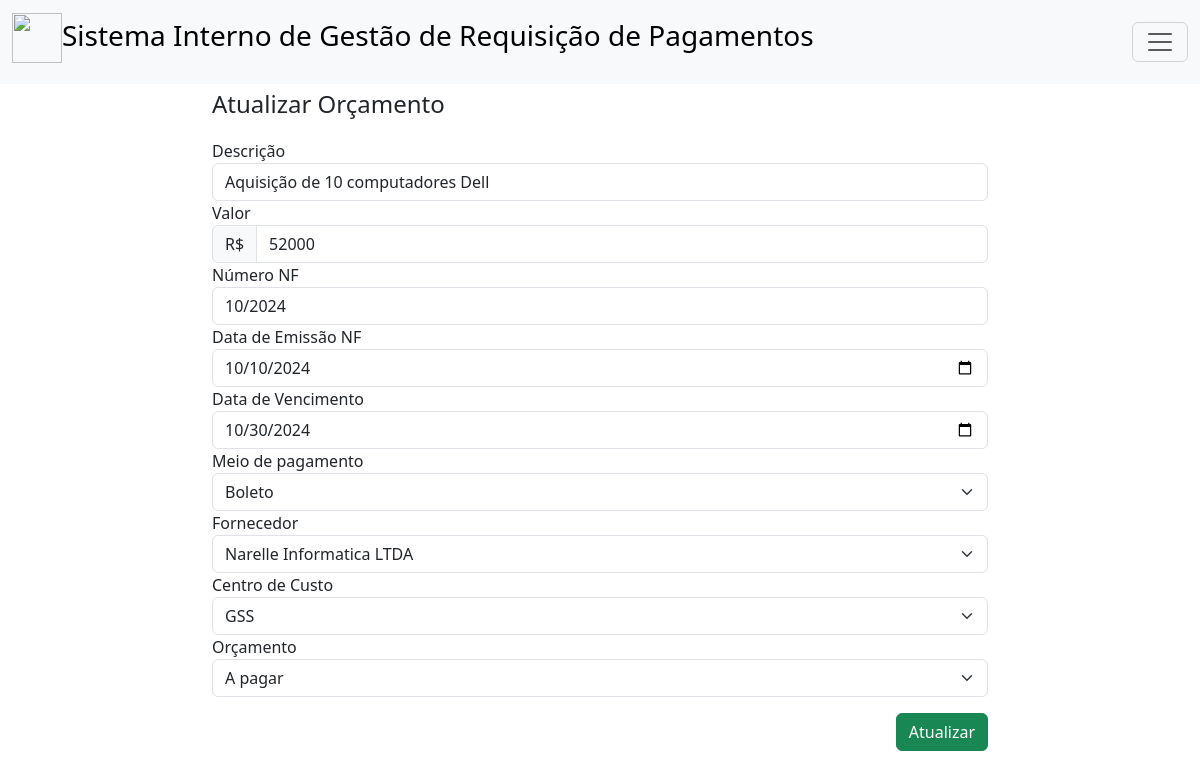
Page /editar_requisicaopagamento.php?id=1 on the committed database.
### tables this page shows
CREATE TABLE IF NOT EXISTS `requisicaopagamento` (
  `idRequisicaoPagamento` int NOT NULL AUTO_INCREMENT,
  `descricao` varchar(254) NOT NULL,
  `valor` float NOT NULL,
  `dataEmissao` date DEFAULT NULL,
  `dataVencimento` date DEFAULT NULL,
  `numeroNF` varchar(45) DEFAULT NULL,
  `dataRequisicao` date DEFAULT NULL,
  `status` int DEFAULT NULL,
  `MeioPagamento_idMeioPagamento` int NOT NULL,
  `Fornecedor_idFornecedor` int NOT NULL,
  `Orcamento_idOrcamento` int NOT NULL,
  `Usuario_idUsuario` int NOT NULL,
  `CCustos_idCCustos` int NOT NULL,
  PRIMARY KEY (`idRequisicaoPagamento`,`MeioPagamento_idMeioPagamento`,`Fornecedor_idFornecedor`,`Orcamento_idOrcamento`,`Usuario_idUsuario`,`CCustos_idCCustos`),
  KEY `fk_RequisicaoPagamento_MeioPagamento1_idx` (`MeioPagamento_idMeioPagamento`),
  KEY `fk_RequisicaoPagamento_Fornecedor1_idx` (`Fornecedor_idFornecedor`),
  KEY `fk_RequisicaoPagamento_Orcamento1_idx` (`Orcamento_idOrcamento`),
  KEY `fk_RequisicaoPagamento_Usuario1_idx` (`Usuario_idUsuario`),
  KEY `fk_RequisicaoPagamento_CCustos1_idx` (`CCustos_idCCustos`),
  CONSTRAINT `fk_RequisicaoPagamento_CCustos1` FOREIGN KEY (`CCustos_idCCustos`) REFERENCES `ccustos` (`idCCustos`),
  CONSTRAINT `fk_RequisicaoPagamento_Fornecedor1` FOREIGN KEY (`Fornecedor_idFornecedor`) REFERENCES `fornecedor` (`idFornecedor`),
  CONSTRAINT `fk_RequisicaoPagamento_MeioPagamento1` FOREIGN KEY (`MeioPagamento_idMeioPagamento`) REFERENCES `meiopagamento` (`idMeioPagamento`),
  CONSTRAINT `fk_RequisicaoPagamento_Orcamento1` FOREIGN KEY (`Orcamento_idOrcamento`) REFERENCES `orcamento` (`idOrcamento`),
  CONSTRAINT `fk_RequisicaoPagamento_Usuario1` FOREIGN KEY (`Usuario_idUsuario`) REFERENCES `usuario` (`idUsuario`)
);

### editar_requisicaopagamento.php (the view, shortened to what this page needs)
<?php
include 'conexao.php';
$id = $_GET['id'];
?>
<html>
<head>
    <link href="https://cdn.jsdelivr.net/npm/bootstrap@5.3.3/dist/css/bootstrap.min.css" rel="stylesheet">
</head>
<body>
<nav class="navbar bg-body-tertiary fixed-top">
    <div class="container-fluid">
    <a class="navbar-brand" href="#"><h3><img src="img/logo2.png" width="50px" height="50px">Sistema Interno de Gestão de Requisição de Pagamentos</h3></a>
    <button class="navbar-toggler" type="button" data-bs-toggle="offcanvas" data-bs-target="#offcanvasNavbar" aria-controls="offcanvasNavbar" aria-label="Toggle navigation">
        <span class="navbar-toggler-icon"></span>
    </button>
    </div>
    </nav>
<div class="container-fluid" style="margin-top: 90px; width: 800px;">
<h4>Atualizar Orçamento</h4>
<form action="_atualizar_requisicaopagamento.php" method="post" style="margin-top: 20px;">
        <?php
            $sql = "SELECT * FROM requisicaopagamento WHERE idRequisicaoPagamento = $id";
            $buscar = mysqli_query($conexao, $sql);
            while ($array = mysqli_fetch_array($buscar)) {
                $descricao = $array['descricao'];
                $valor = $array['valor'];
                $dataEmissao = $array['dataEmissao'];
                $dataVencimento = $array['dataVencimento'];
                $numeroNF = $array['numeroNF'];
        ?>
        <form>
        <div class="mb-3">
        <label>Descrição</label>
        <input type="text" class="form-control" row="3" name="descricao" value="<?php echo $descricao ?>">
        <label>Valor</label>
        <div class="input-group">
                <div class="input-group-text">R$</div>
                    <input type="number" class="form-control" id="valor" name="valor" value="<?php echo $valor ?>" >
        </div>
        <label>Número NF</label>
        <input type="text" class="form-control" name="numeroNF" value="<?php echo $numeroNF ?>">
        <label>Data de Emissão NF</label>
        <input type="date" class="form-control" name="dataEmissao" value="<?php echo $dataEmissao ?>">
        <label>Data de Vencimento</label>
        <input type="date" class="form-control" name="dataVencimento" value="<?php echo $dataVencimento ?>">
        <label>Meio de pagamento</label>
        <select class="form-select" name="MeioPagamento_idMeioPagamento">
        <?php
                include 'conexao.php';
                $sql = "SELECT * FROM meiopagamento ORDER BY descricao";
                $buscar = mysqli_query($conexao, $sql);
                while ($array = mysqli_fetch_array($buscar)){
                    $idMeioPagamento = $array['idMeioPagamento'];
                    $descricao = $array['descricao'];
                ?>
                <option value="<?= $idMeioPagamento?>"><?= $descricao ?></option>
                <?php } ?>
        </select>
        <label>Fornecedor</label>
        <select class="form-select" name="Fornecedor_idFornecedor">
        <?php
                include 'conexao.php';
                $sql = "SELECT * FROM fornecedor ORDER BY nome";
                $buscar = mysqli_query($conexao, $sql);
                while ($array = mysqli_fetch_array($buscar)){
                    $idFornecedor = $array['idFornecedor'];
                    $nome = $array['nome'];
                ?>
                <option value="<?= $idFornecedor?>"><?= $nome ?></option>
                <?php } ?>
        </select>
        <label>Centro de Custo</label>
        <select class="form-select" name="CCustos_idCCustos">
        <?php
                include 'conexao.php';
                $sql = "SELECT * FROM ccustos ORDER BY codigo";
                $buscar = mysqli_query($conexao, $sql);
                while ($array = mysqli_fetch_array($buscar)){
                    $idCCustos = $array['idCCustos'];
                    $descricao = $array['descricao'];
                ?>
                <option value="<?= $idCCustos?>"><?= $descricao ?></option>
                <?php } ?>
        </select>
        <label>Orçamento</label>
        <select class="form-select" name="Orcamento_idOrcamento">
        <?php
                include 'conexao.php';
                $sql = "SELECT * FROM orcamento ORDER BY codigo";
                $buscar = mysqli_query($conexao, $sql);
                while ($array = mysqli_fetch_array($buscar)){
                    $idOrcamento = $array['idOrcamento'];
                    $descricao = $array['descricao'];
                ?>
                <option value="<?= $idOrcamento?>"><?= $descricao ?></option>
                <?php } ?>
        </select>
        </div>
    <div style="text-align: right;">
    <button type="submit" class="btn btn-success">Atualizar</button>
    </div>
    <?php } ?>
</form>
</div>
</body>
</html>

### rows in the picture
requisicaopagamento: descricao "Aquisição de 10 computadores Dell", valor "52000", numeroNF "10/2024", dataEmissao "10/10/2024", dataVencimento "10/30/2024"

### other values in the picture
form field MeioPagamento_idMeioPagamento "Boleto"
form field Fornecedor_idFornecedor "Narelle Informatica LTDA"
form field CCustos_idCCustos "GSS"
form field Orcamento_idOrcamento "A pagar"
